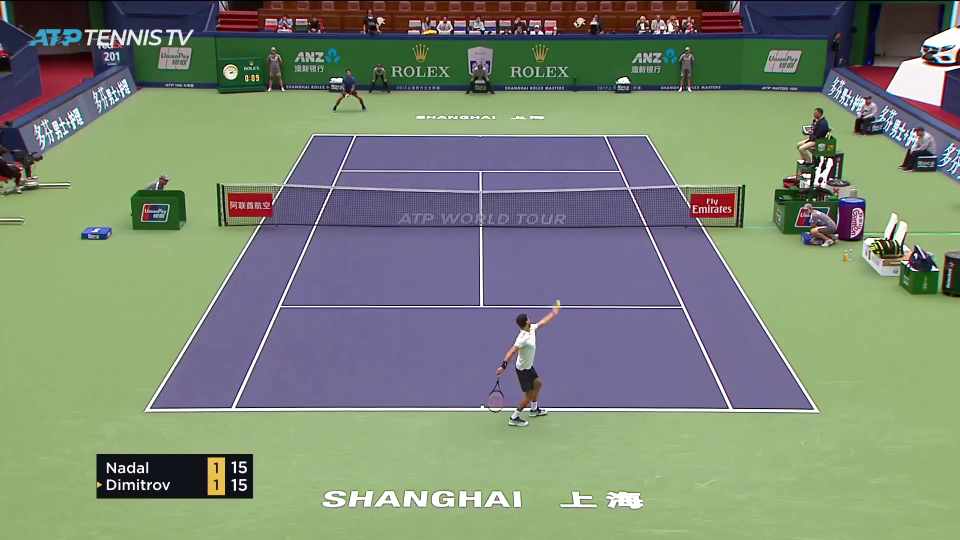
#> input picture frame 9 of VideoInput/video_input3.mp4, 1920 x 1080 px, given in place of video_input2.mp4, which was not available (shown at 1/2 size)
$ jupyter execute court_tracker.ipynb
#> lines starting #> are read from the running program, lines starting #| are printed output that depends on the picture; after the words box and inside, x2 and y2 are one past the last pixel; in counts of white or black regions, pixels touching at a corner belong together; pictures that were not available may be replaced by others from this repository, and a replacement may not be noted
[cell 1]
from collections import deque

class LineStabilizer2:
    """
    A class to smooth detected lines over several frames.
    """
    def __init__(self, buffer_size=5):
        # A deque is a list-like container with fast appends and pops from either end.
        self.h_buffer = deque(maxlen=buffer_size)
        self.v_buffer = deque(maxlen=buffer_size)

    def add_lines(self, h_lines, v_lines):
        """Adds the lines from a new frame to the buffer."""
        if h_lines is not None:
            self.h_buffer.append(h_lines)
        if v_lines is not None:
            self.v_buffer.append(v_lines)

    def get_h_stable_lines(self):
        """Averages the lines in the buffer to get a stable result."""
        # Combine all lines from all frames in the buffer into one big list
        all_lines = [line for frame_lines in self.h_buffer for line in frame_lines]

        if not all_lines:
            return None

        # --- We use the same merging logic as before, but on a larger, more stable dataset ---
        horizontal= []
        for line in all_lines:
            x1, y1, x2, y2 = line
            angle = np.degrees(np.arctan2(y2 - y1, x2 - x1))
            if -15 < angle < 15:
                horizontal.append(line)


        # === 1. Merge Horizontal Lines ===
        if horizontal is not None and len(horizontal) > 0:
            # Sort lines by their y-coordinate to process them from top to bottom
            horizontal.sort(key=lambda line: line[1])
            merged_lines = []
            while len(horizontal) > 0:
                base_line = horizontal.pop(0)
                y_base = (base_line[1] + base_line[3]) / 2
                x1_base = base_line[0]
                x2_base = base_line[2]

                group = [base_line]
                remaining_lines = []
                for line in horizontal:
                    y_curr = (line[1] + line[3]) / 2
                    if abs(y_curr - y_base) < 10 and (line[0] < x2_base + 20 and line[2] > x1_base - 20):
                        group.append(line)
                    else:
                        remaining_lines.append(line)
                horizontal = remaining_lines

                x_coords = np.array([line[0] for line in group] + [line[2] for line in group])
                y_coords = np.array([line[1] for line in group] + [line[3] for line in group])

                avg_y = int(np.mean(y_coords))
                min_x = int(np.min(x_coords))
                max_x = int(np.max(x_coords))

                merged_lines.append([min_x, avg_y, max_x, avg_y])
        return merged_lines

    def get_v_stable_lines(self):
        all_lines = [line for frame_lines in self.v_buffer for line in frame_lines]

        if not all_lines:
            return None
        vertical = all_lines
        if vertical is not None and len(vertical) > 0:
            # Sort lines by their x-coordinate to process them from top to bottom
            vertical.sort(key=lambda line: line[0])

            merged_lines = []
            while len(vertical) > 0:
                base_line = vertical.pop(0)
                group = [base_line]

                remaining_lines = []
                for line in vertical:

                    if abs(base_line[0] - line[0]) < 5 and abs(base_line[1] - line[1]) < 5 and abs(base_line[2] - line[2]) < 5 and abs(base_line[3] - line[3]) < 5:
                        group.append(line)
                    else:
                        remaining_lines.append(line)
                vertical = remaining_lines

                x1 = int(np.mean(np.array([line[0] for line in group])))
                x2 = int(np.mean(np.array([line[2] for line in group])))
                y1 = int(np.mean(np.array([line[1] for line in group])))
                y2 = int(np.mean(np.array([line[3] for line in group])))

                merged_lines.append([x1, y1, x2, y2])
        return merged_lines

[cell 2]
class Court():
    # [12 lines left out: function __init__, not called in this run]

[cell 3]
# [18 lines left out: function classify_lines, not called in this run]

def _classify_lines(lines):
        """
        Classify line to vertical and horizontal lines
        """
        horizontal = []
        vertical = []
        highest_vertical_y = np.inf
        lowest_vertical_y = 0
        for line in lines:
            x1, y1, x2, y2 = line
            dx = abs(x1 - x2)
            dy = abs(y1 - y2)
            if dx > 2 * dy:
                horizontal.append(line)
            else:
                vertical.append(line)
                highest_vertical_y = min(highest_vertical_y, y1, y2)
                lowest_vertical_y = max(lowest_vertical_y, y1, y2)

        # Filter horizontal lines using vertical lines lowest and highest point
        clean_horizontal = []
        h = lowest_vertical_y - highest_vertical_y
        lowest_vertical_y += h / 15
        highest_vertical_y -= h * 2 / 15
        for line in horizontal:
            x1, y1, x2, y2 = line
            if lowest_vertical_y > y1 > highest_vertical_y and lowest_vertical_y > y1 > highest_vertical_y:
                clean_horizontal.append(line)
        return clean_horizontal, vertical

# [15 lines left out: function merge_lines, not called in this run]

def detect_lines(gray):
    # Detect all lines
    lines = cv2.HoughLinesP(gray, 1, np.pi / 180, 80, minLineLength=90, maxLineGap=20)
    lines = np.squeeze(lines)

    unstable_horizontal, unstable_vertical = _classify_lines(lines)

    line_stabilizer.add_lines(unstable_horizontal, unstable_vertical)
    stable_horizontal = line_stabilizer.get_h_stable_lines()
    stable_vertical = line_stabilizer.get_v_stable_lines()
    #horizontal = merge_lines(horizontal)

    return stable_horizontal, stable_vertical

[cell 4]
import cv2
import numpy as np

video_path = "VideoInput/video_input2.mp4"
cap = cv2.VideoCapture(video_path)

# Use your previously found source points
src_points = np.float32([[288.0, 152.0], [668.0, 150.0], [182.0, 429.0], [783.0, 428.0]])
width, height = 400, 500
dst_points = np.float32([[0, 0], [width, 0], [0, height], [width, height]])
M = cv2.getPerspectiveTransform(src_points, dst_points)

# Initialize the stabilizer before the loop
line_stabilizer = LineStabilizer2(buffer_size=15)

while True:
    ret, frame = cap.read()
#> frame is the input picture: shape (1080, 1920, 3); mean B, G, R 118, 136.2, 124.8
    if not ret:
        break

    frame = cv2.resize(frame, (960, 540))
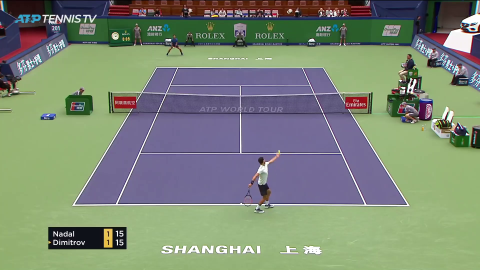
#> frame: shape (540, 960, 3) (shown at 1/2 size); mean B, G, R 118.1, 136.2, 124.9

    # 1. Get binary image
    gray = cv2.cvtColor(frame, cv2.COLOR_BGR2GRAY)
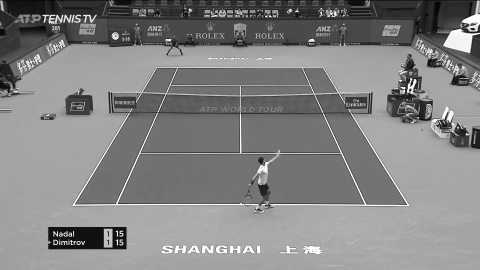
#> gray: shape (540, 960) (shown at 1/2 size); min 0, max 255, mean 130.7
    gray = cv2.threshold(gray, 200, 255, cv2.THRESH_BINARY)[1]
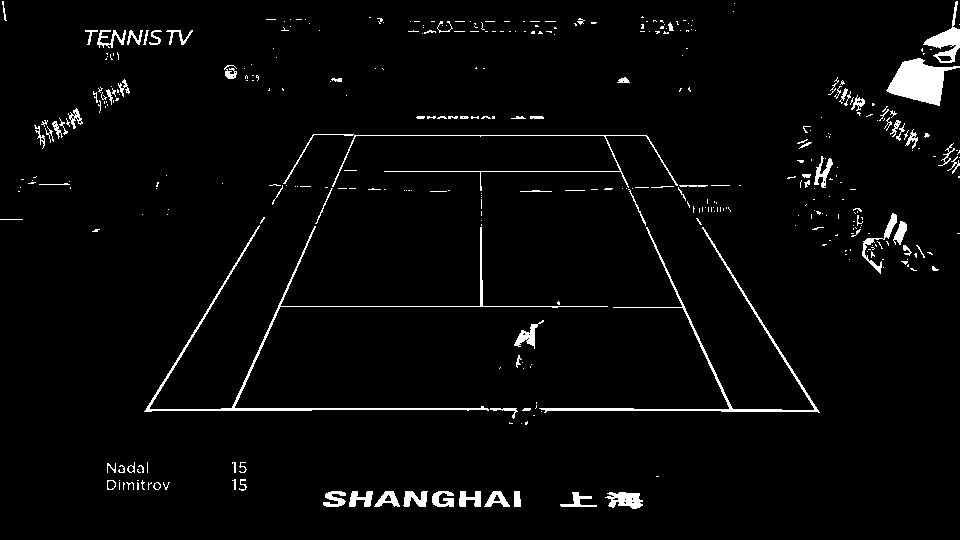
#> gray: shape (540, 960); 3.1% white; 389 white regions (298 under 20 px), largest, box (x1, y1, x2, y2) and area: (144, 225, 608, 412) 2276, (886, 58, 960, 106) 1892, (539, 227, 820, 413) 1762
    blurred = cv2.GaussianBlur(gray, (5, 5), 0)
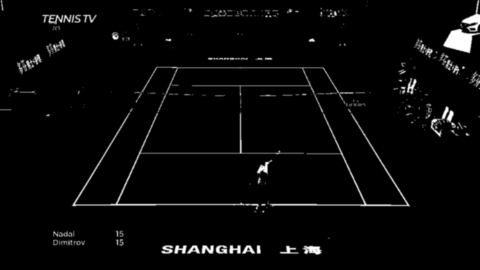
#> blurred: shape (540, 960) (shown at 1/2 size); min 0, max 255, mean 7.8
    #edges = cv2.Canny(gray, 50, 150)

    horizontal, vertical = detect_lines(blurred)
#> in detect_lines, `lines = cv2.HoughLinesP(gray, 1, np.pi / 180, 80, minLineLength=90, ma..`: lines = 143 rows, first 6: [142, 411, 821, 411], [143, 408, 820, 408], [142, 410, 821, 410], [142, 409, 820, 409], [144, 407, 783, 407], [308, 136, 650, 136]
#> the loop in _classify_lines, `for line in lines:` made 143 passes
#> (x1, y1, x2, y2, dx, dy, highest_vertical_y) on passes 15, 20, 25, 27, 28, 38, 40, 45: (647, 138, 819, 414, 172, 276, 138), (149, 413, 311, 132, 162, 281, 132), (237, 405, 353, 132, 116, 273, 132), (645, 138, 817, 414, 172, 276, 132), (648, 138, 821, 414, 173, 276, 132), (147, 413, 289, 168, 142, 245, 132), (602, 138, 736, 413, 134, 275, 132), (238, 405, 357, 138, 119, 267, 132)
#> after the loop in _classify_lines, `for line in lines:`: horizontal = 90 items, first 6: [142, 411, 821, 411], [143, 408, 820, 408], [142, 410, 821, 410], [142, 409, 820, 409], [144, 407, 783, 407], [308, 136, 650, 136]; vertical = 53 items, first 6: [647, 138, 819, 414], [149, 413, 311, 132], [237, 405, 353, 132], [645, 138, 817, 414], [648, 138, 821, 414], [147, 413, 289, 168]
#> in _classify_lines, `h = lowest_vertical_y - highest_vertical_y`: h = 414
#> in _classify_lines, `lowest_vertical_y += h / 15`: lowest_vertical_y = 441.6
#> in _classify_lines, `highest_vertical_y -= h * 2 / 15`: highest_vertical_y = -55.2
#> the loop in _classify_lines, `for line in horizontal:` made 90 passes
#> line on passes 12 to 19: [342, 137, 651, 137], [310, 134, 649, 134], [406, 33, 556, 33], [389, 173, 623, 169], [323, 494, 522, 501], [323, 496, 522, 503], [406, 30, 558, 30], [323, 493, 521, 496]


    for line in horizontal:
        x1, y1, x2, y2 = line
        cv2.line(frame, (x1, y1), (x2, y2), (0, 255, 0), 1)
#> this loop made 14 passes
#> line on passes 1 to 8: [408, 22, 598, 22], [83, 32, 194, 32], [406, 31, 558, 31], [85, 40, 191, 40], [414, 117, 545, 117], [308, 135, 651, 135], [382, 171, 625, 171], [518, 188, 742, 188]
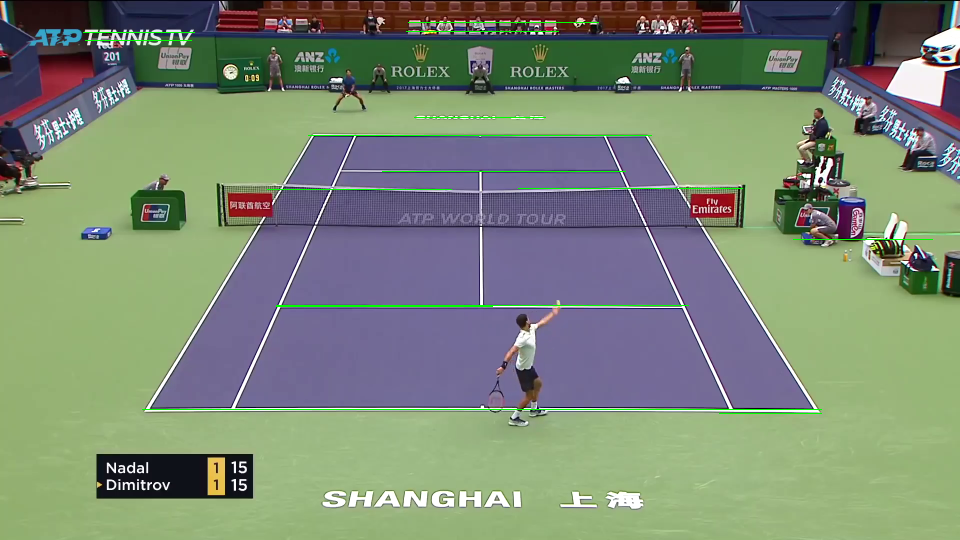
#> frame: shape (540, 960, 3); 0.63% of pixels changed, all inside (x1, y1, x2, y2) = (83, 22, 933, 414)


    if vertical:
        for line in vertical:
            x1, y1, x2, y2 = line
            cv2.line(frame, (x1, y1), (x2, y2), (0, 0, 255), 1)
#> this loop made 41 passes
#> line on passes 1 to 8: [142, 413, 231, 264], [143, 413, 205, 307], [146, 413, 250, 233], [147, 413, 289, 168], [148, 413, 307, 138], [149, 413, 311, 132], [157, 400, 315, 137], [175, 371, 313, 132]
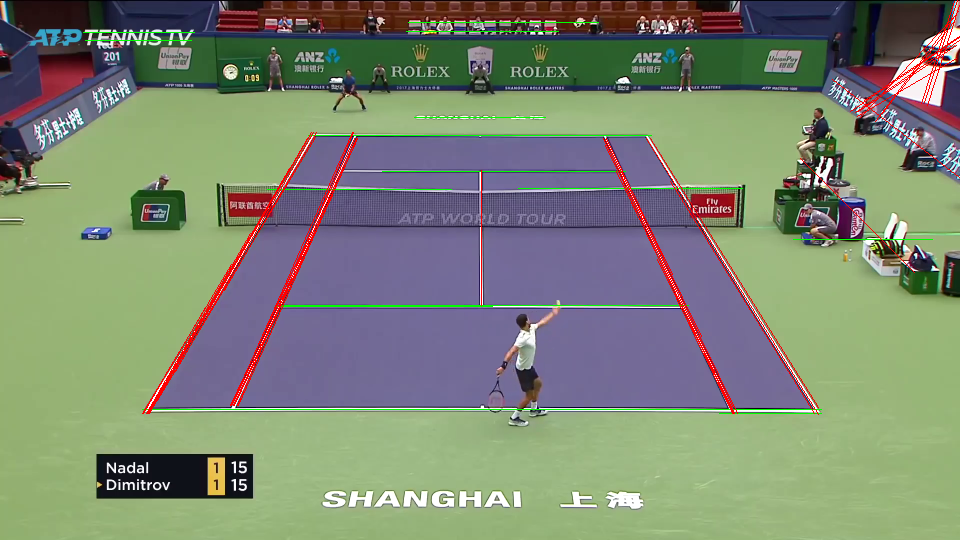
#> frame: shape (540, 960, 3); 1.33% of pixels changed, all inside (x1, y1, x2, y2) = (142, 0, 960, 415)

    #warped_frame = cv2.warpPerspective(frame, M, (width, height))
    cv2.imshow("Court Line Detection", frame)
    if cv2.waitKey(1) & 0xFF == ord('q'):
#> (key q is pressed here)
        break


cap.release()
cv2.destroyAllWindows()
print("Processing complete.")

$ run again, starting later in the video
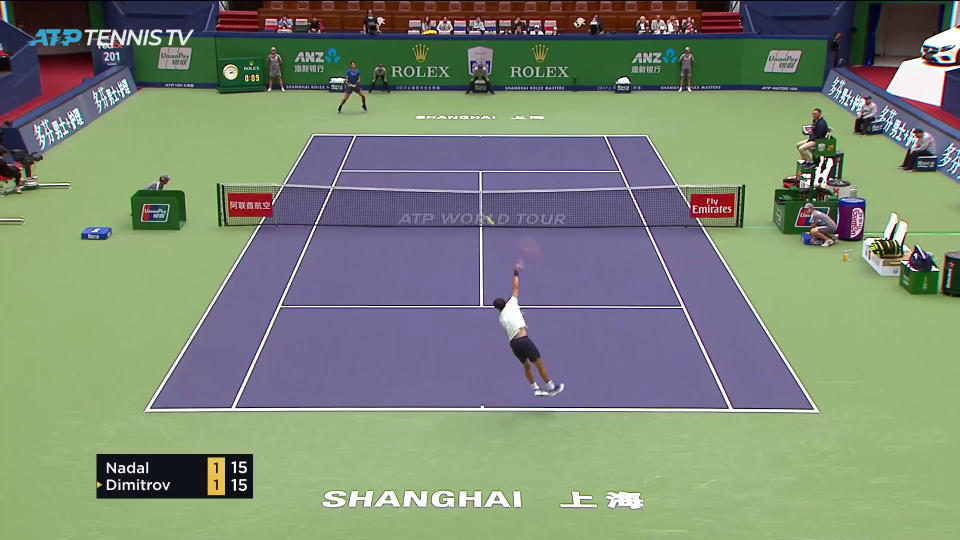
#> input picture frame 41 of VideoInput/video_input3.mp4, 1920 x 1080 px, given in place of video_input2.mp4, which was not available (shown at 1/2 size)
#> frame is the input picture: shape (1080, 1920, 3); mean B, G, R 118.1, 136.3, 124.8
#> `gray = cv2.threshold(gray, 200, 255, cv2.THRESH_BINARY)[1]`:
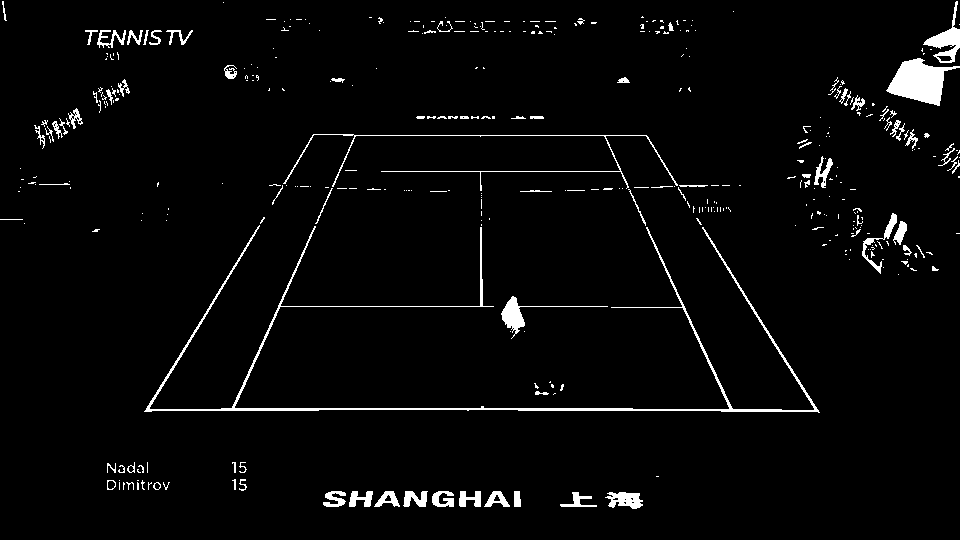
#> gray: shape (540, 960); 3.1% white; 386 white regions (297 under 20 px), largest, box (x1, y1, x2, y2) and area: (144, 225, 820, 413) 4061, (886, 58, 960, 106) 1890, (283, 134, 678, 191) 975
#> lines = 150 rows, first 6: [142, 410, 821, 410], [143, 408, 820, 408], [142, 411, 821, 411], [142, 409, 820, 409], [144, 407, 783, 407], [275, 307, 687, 307]
#> the loop in _classify_lines, `for line in lines:` made 150 passes
#> (x1, y1, x2, y2, dx, dy, highest_vertical_y, lowest_vertical_y) on passes 12, 16, 18, 23, 28, 29, 37, 40: (143, 413, 312, 132, 169, 281, 132, 413), (644, 133, 819, 414, 175, 281, 132, 414), (147, 413, 316, 132, 169, 281, 132, 414), (646, 133, 821, 413, 175, 280, 132, 414), (641, 133, 816, 414, 175, 281, 132, 414), (148, 413, 317, 133, 169, 280, 132, 414), (227, 412, 357, 133, 130, 279, 132, 414), (145, 413, 314, 132, 169, 281, 132, 414)
#> after the loop in _classify_lines, `for line in lines:`: horizontal = 91 items, first 6: [142, 410, 821, 410], [143, 408, 820, 408], [142, 411, 821, 411], [142, 409, 820, 409], [144, 407, 783, 407], [275, 307, 687, 307]; vertical = 59 items, first 6: [143, 413, 312, 132], [644, 133, 819, 414], [147, 413, 316, 132], [646, 133, 821, 413], [641, 133, 816, 414], [148, 413, 317, 133]
#> h = 414
#> in _classify_lines, `lowest_vertical_y += h / 15`: lowest_vertical_y = 441.6
#> in _classify_lines, `highest_vertical_y -= h * 2 / 15`: highest_vertical_y = -55.2
#> the loop in _classify_lines, `for line in horizontal:` made 91 passes
#> line on passes 10 to 17: [274, 308, 687, 308], [516, 412, 821, 412], [323, 492, 522, 503], [219, 406, 634, 406], [326, 490, 522, 497], [337, 168, 625, 173], [83, 31, 194, 31], [440, 137, 649, 134]
#> the loop `for line in horizontal:` made 13 passes
#> line on passes 1 to 8: [408, 21, 598, 21], [83, 31, 194, 31], [406, 30, 558, 30], [85, 39, 192, 39], [414, 116, 545, 116], [310, 134, 651, 134], [336, 171, 625, 171], [518, 188, 742, 188]
#> the loop `for line in vertical:` made 35 passes
#> line on passes 1 to 8: [18, 168, 126, 80], [143, 413, 312, 132], [147, 412, 316, 132], [170, 379, 318, 133], [228, 412, 358, 133], [230, 412, 348, 159], [232, 412, 317, 229], [234, 412, 281, 310]
#> after the loop `for line in vertical:`:
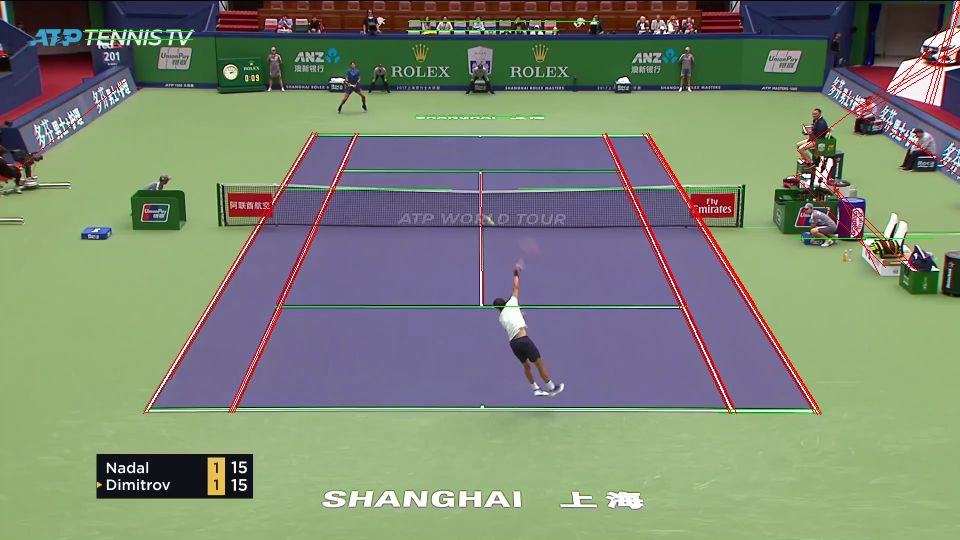
#> frame: shape (540, 960, 3); mean B, G, R 115.3, 135, 125.2
